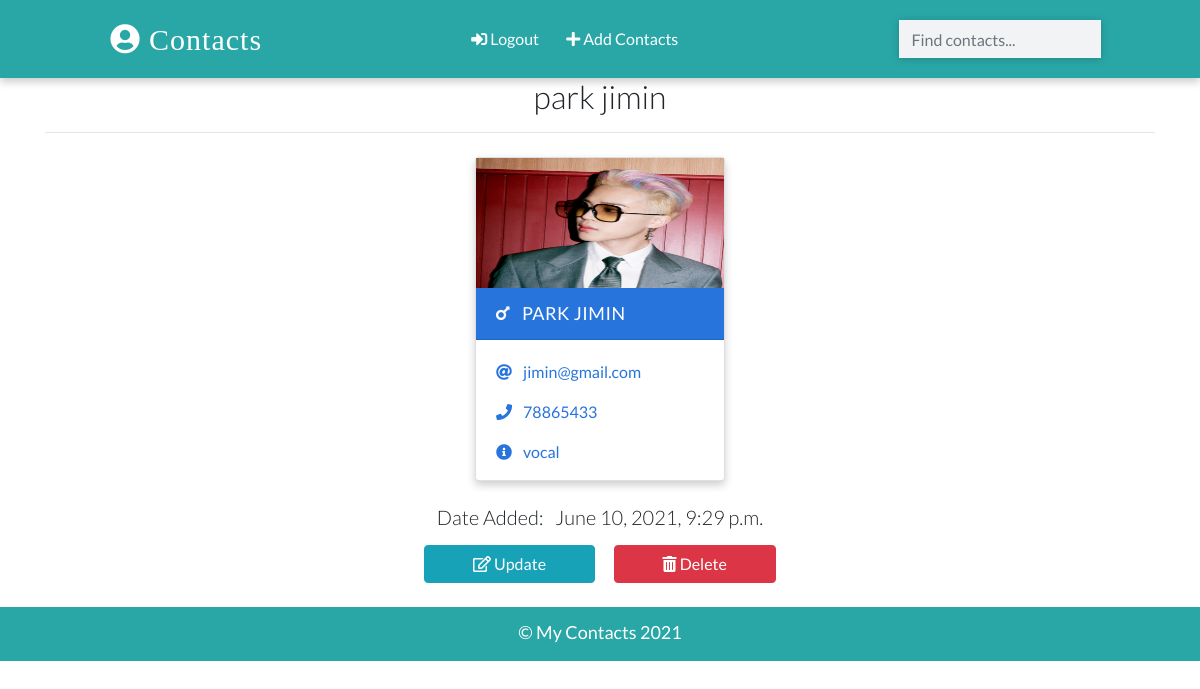
The app's page /detail/3/ (signed in) with its own data.
### app/models.py (models this page shows, shortened)
class Contact(models.Model):
    name=models.CharField(max_length=50)
    email=models.EmailField(max_length=30)
    phone=models.IntegerField()
    info=models.CharField(max_length=30)
    gender=models.CharField(max_length=10,choices=(
        ('male','M'),
        ('female','F')
    ))
    image=models.ImageField(upload_to='images/' , blank=True)
    date_added=models.DateTimeField(default=datetime.now)

### app/views.py (the view)
# urls.py: path('detail/<int:pk>/',views.ContactDetailView.as_view(),name="detail"),
class ContactDetailView(LoginRequiredMixin,DetailView):
    template_name='detail.html'
    model=Contact
    context_object_name='con'

### templates/detail.html (shortened to what this page needs)
{%extends 'base.html'%}
{%load static%}
{%block content%}
<div class="container">
  <h2 class="heading font-weight-light text-center">  {{con.name}}</h2>
  <hr />
</div>
<div class="container main-part">
  {%include 'partials/_card.html'%}
</div>
<div class="container mt-3">
<h5 class="text-center my-3 font-weight-light">
  Date Added: &nbsp; {{con.date_added}}
</h5>
  <p class="text-center text-light">
    <a class="btn btn-info px-5" href="{%url 'update' con.id%} ">
      <i class="far fa-edit"></i>&nbsp;Update
      </a> &nbsp;&nbsp;&nbsp;&nbsp;
      <a class="btn btn-danger px-5" href="{%url 'delete' con.id%} ">
        <i class="fas fa-trash-alt"></i>&nbsp;Delete
        </a>
  </p>
</div>
{%endblock content%}

### templates/partials/_card.html (shortened to what this page needs)
{%load static%}
{%if con.gender == 'male'%}
  <div class="card my-2 mx-2 boy-card {%if 'deatil' in request.path%}mx-auto w-25{%endif%}">
    <img src="
    {% if con.image %}
      {{con.image.url}}
    {% else %}
      {%static 'images/boy.png'%}
    {% endif %}" class="img-fluid" />
    <div class="card-header">
      <a href="{%url 'detail' con.id%}" class="text-white header-link"
        ><i class="fas fa-mars mr-2"></i> {{con.name}}</a
        >
    </div>
    <div class="card-body pb-0">
      <p>
        <i class="fas fa-at mr-2"></i>
        <a href="mailto:{{con.mail}}">{{con.email}}</a>
      </p>
      <p>
        <i class="fas fa-phone mr-2"></i>
        <a href="tel:{{con.phone}}">{{con.phone}}</a>
      </p>
      <p><i class="fas fa-info-circle mr-2"></i> {{con.info}}</p>
    </div>
  </div>
  {%endif%}

### static/css/main.css (style rules this page uses)
:root { --back: #29a7a6; --girl: #e64298; --boy: #2874dd; }
body { font-family: Lato, sans-serif; height:100%; }
.card { box-shadow: 0 4px 8px 0 rgba(0, 0, 0, 0.2); transition: 0.3s; min-width: 250px; box-sizing: border-box; }
img { height: 130px !important; display: block; position: relative; }
.card-header { font-size: 18px; letter-spacing: 0.5px; text-transform: uppercase; }
.boy-card .card-header { background-color: var(--boy); }
.boy-card .card-body, .boy-card .card-body p a { color: var(--boy); }
.card-body p { cursor: pointer; }
.main-part { display: flex; flex-wrap: wrap; justify-content: space-evenly; }

### records on screen
Contact: name "park jimin", image (picture), name "PARK JIMIN", email "jimin@gmail.com", phone "78865433", info "vocal", date_added "June 10, 2021, 9:29 p.m."
